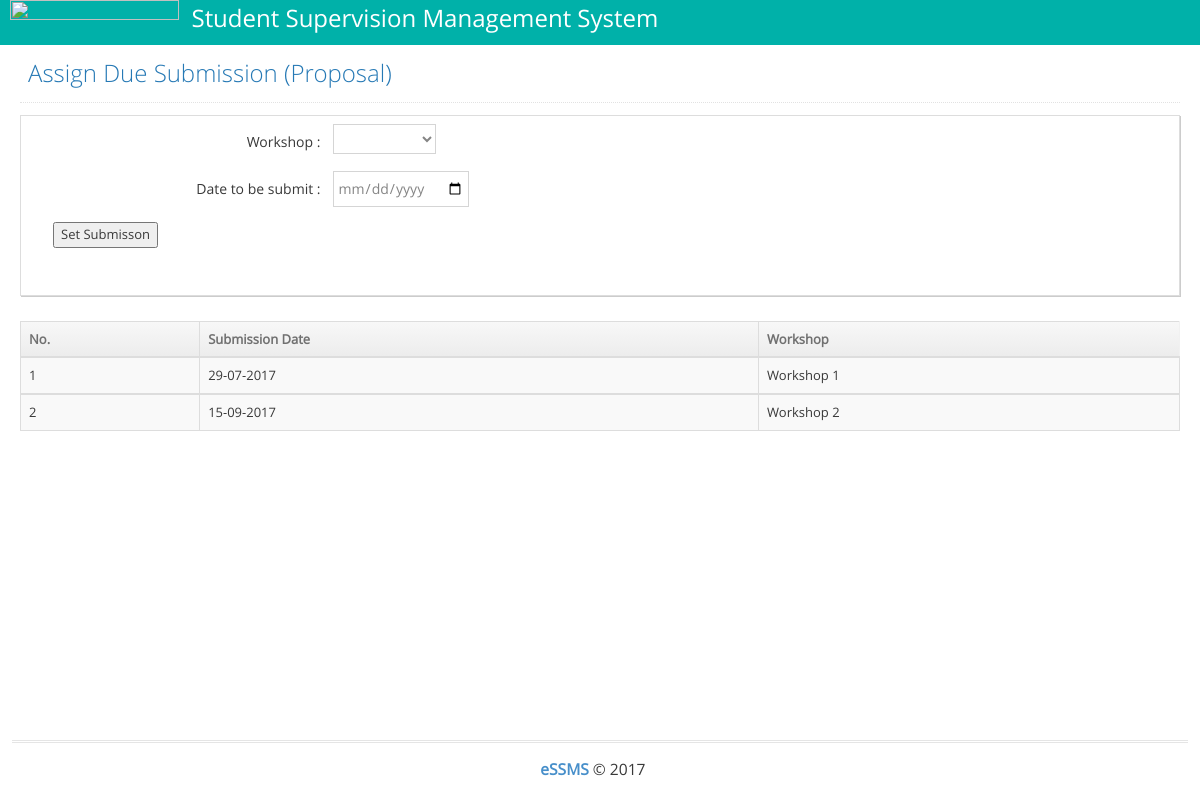
Page /assignDueSubmisionP.php (signed in) on the committed database.
### tables this page shows
CREATE TABLE IF NOT EXISTS `reportsubmission` (
  `reportSubmissionID` int(255) NOT NULL,
  `dueSubmission` date NOT NULL,
  `reportType` varchar(20) NOT NULL,
  `typeOfWorkshop` int(10) NOT NULL
);

### assignDueSubmisionP.php (the view, shortened to what this page needs)
<?php
include 'conn/dbconnection.php';
?>
<!DOCTYPE html>
<html lang="en">
	<head>
		<link rel="stylesheet" href="assets/css/bootstrap.min.css" />
		<link rel="stylesheet" href="assets/font-awesome/4.5.0/css/font-awesome.min.css" />
		<link rel="stylesheet" href="assets/css/ace.min.css" class="ace-main-stylesheet" id="main-ace-style" />
		<link rel="stylesheet" href="assets/css/ace-skins.min.css" />
		<link rel="stylesheet" href="assets/css/ace-rtl.min.css" />
	</head>
	<body class="no-skin">
		<div id="navbar" class="navbar navbar-default          ace-save-state">
			<div class="navbar-container ace-save-state" id="navbar-container">
				<div class="navbar-header pull-left">
				 <img src="assets/img/logo_ftmk.png" width="169" height="29" class="img-responsive" />
				</div>
                <font size="+2">&nbsp;&nbsp;Student Supervision Management System </font>
				</div>
			</div>
	<div class="main-container ace-save-state" id="main-container">
			<div class="main-content">
				<div class="main-content-inner">
				  <div class="page-content">
		<div class="page-header">
							<h1>
								Assign Due Submission (Proposal)
							</h1>
						</div>
                        		<div class="tab-content profile-edit-tab-content">
		                            <div id="edit-basic" class="tab-pane in active">
									<form class="form-horizontal" role="form" method="post">
										<div class="form-group">
									<label class="control-label col-xs-12 col-sm-3 no-padding-right">Workshop : </label>
										<div class="col-xs-12 col-sm-9">
											<select id="workshop" name="workshop"  >
											    <option value=""></option>
												<option value="1">Workshop 1</option>
											</select>
										</div>
									    </div>
											<div class="form-group">
									<label class="control-label col-xs-12 col-sm-3 no-padding-right">Date to be submit : </label>
										<div class="col-xs-12 col-sm-9">
											<input type="date" id="dueSubmission" name="dueSubmission">
										</div>
									    </div>
												<div class="form-group">
										<div class="col-xs-12 col-sm-9">
											  <input name="assign" type="submit" id="assign" value="Set Submisson" />
										</div>
									    </div>
									</form>
									</div>
									</div>
									<div class="space"></div>
											<?php
											 $select = "call select_reportSubmissionP";
											?>
											<table id="dynamic-table" class="table table-striped table-bordered table-hover">
												<thead>
													<tr>
													<th>No. </th>
                                                    <th>Submission Date</th>
													<th>Workshop</th>
													</tr>
												</thead>
												<tbody>
												<?php
												$essms_select =mysqli_query($dba,$select) or die (mysql_error());
												$count=1;
												while($row=mysqli_fetch_assoc($essms_select))
												{
												?>
													<tr>
														<td><?php echo $count++; ?></td>
														<td><?php echo date("d-m-Y", strtotime( $row['dueSubmission']));?></td>
														<td>Workshop <?php echo $row['typeOfWorkshop'];?></td>
													</tr>
													</tbody>
	                                            <?php };?>
		                                    </table>
					</div>
				</div>
			</div>
			<div class="footer">
				<div class="footer-inner">
					<div class="footer-content">
						<span class="bigger-120">
							<span class="blue bolder">eSSMS</span> &copy; 2017
						</span>
					</div>
				</div>
			</div>
		</div>
	</body>
</html>

### assignDueSubmisionP.php (style rules this page uses)
.no-skin #navbar #navbar-container font { color: #FFFFFF; }

### rows in the picture
reportsubmission: dueSubmission "29-07-2017", typeOfWorkshop "1"
reportsubmission: dueSubmission "15-09-2017", typeOfWorkshop "2"
